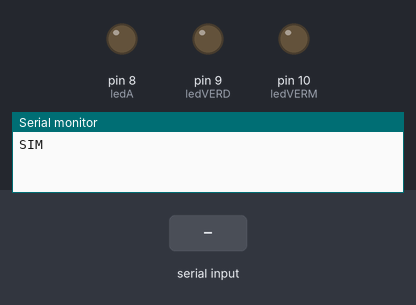
This sketch was run on a simulated Arduino Uno, built with avr-gcc and run on an emulated ATmega328P. Parts: output pins drawn as LEDs (lit = HIGH), the last lines printed to the serial monitor. The inputs (shaded band) are chosen by the test bench.

Above: at 1.2 s.
1.3 s: byte 1 (1) received over Serial
At 1.9 s:
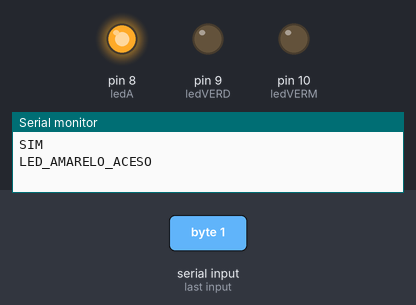
2.8 s: byte 2 (2) received over Serial
At 3.1 s:
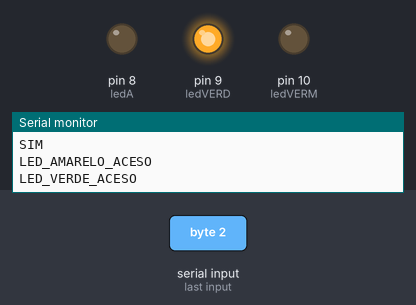
4.3 s: byte 3 (3) received over Serial
At 5.4 s:
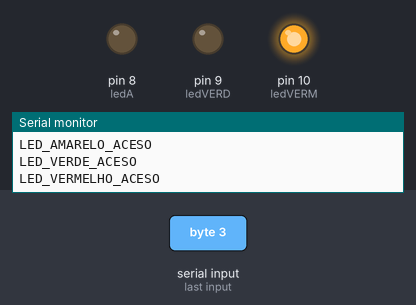
Timing chart, 0 to 7.3 s (numbered marks = the images above; inputs shaded):
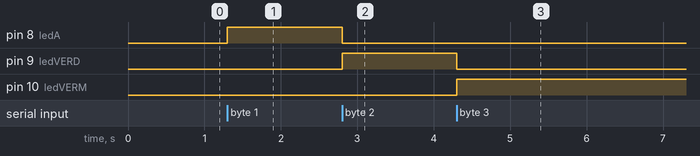

Measured:
- after the input at 1.3 s, pin 8 (ledA): LOW → HIGH at once
- after the input at 2.8 s, pin 8 (ledA): HIGH → LOW at once; pin 9 (ledVERD): LOW → HIGH at once
- after the input at 4.3 s, pin 9 (ledVERD): HIGH → LOW at once; pin 10 (ledVERM): LOW → HIGH at once

The sketch:

ArduinoSerialComunicWithMatlabV1.ino
```cpp
/* Autor: Gabriel Daltro Duarte
 * Data: 22 de maio de 2017
 Local: João Pessoa, Paraíba - Basil*/


int ledA = 8; // Pino do LED amarelo conectado ao pino 8 do arduino
int ledVERD = 9; // Pino do LED verde conectado ao pino 9 do arduino
int ledVERM = 10; // Pino do LED verde conectado ao pino 10 do arduino

byte dadosByte = 0; // Variável que armazena os dados recebidos do matlab

void setup()
{
   // define os pinos do arduino conectados aos leds como saída
    pinMode(ledA, OUTPUT);
    pinMode(ledVERD, OUTPUT);
    pinMode(ledVERM, OUTPUT);
    //pinMode(13, OUTPUT);

    // Escreve 0 nos pinos conectados aos LED para garantir que ele iniciem apagados
    digitalWrite(ledA, LOW);
    digitalWrite(ledVERD, LOW);
    digitalWrite(ledVERM, LOW);
    //digitalWrite (13,LOW);

    //Configura a porta serial para a taxa de transmissão de 9600 bits/s
    Serial.begin (9600);

   // Envia o string "SIM" para o matlab para indicar que a porta serial já foi incializada
   //Ao reeber "SIM", o matlab sabe que já pode enviar e receber dados do arduino
    Serial.println ("SIM");
}

void loop()
{

   if (Serial.available() > 0) // Condição válida quando o arduino recebe algum byte
   {
      dadosByte = Serial.read(); // Lê os dados recebidos
      switch (dadosByte)  // Switch que define qual LED irá acender
        {                 // Ao acender algum LED, o arduino envia ao matlab um string confirmando que o LED selecionado foi aceso
          case 1:
            digitalWrite(ledA, HIGH);
            digitalWrite(ledVERD, LOW);
            digitalWrite(ledVERM, LOW);
            Serial.println ("LED_AMARELO_ACESO");
            break;
          case 2:
            digitalWrite(ledA, LOW);
            digitalWrite(ledVERD, HIGH);
            digitalWrite(ledVERM, LOW);
            Serial.println ("LED_VERDE_ACESO");
            break;
          case 3:
            digitalWrite(ledA, LOW);
            digitalWrite(ledVERD, LOW);
            digitalWrite(ledVERM, HIGH);
            Serial.println ("LED_VERMELHO_ACESO");
            break;
          default:
             Serial.println ("ERRO!");
          break;
      }
   }
}
```
